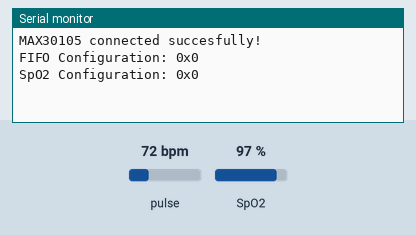
Recording of a sketch running on a simulated ESP32. Shown: the last lines printed to the serial monitor. The inputs (shaded band) are chosen by the test bench; at power-on: pulse 72 bpm, SpO2 97 %.

Above: at 1.2 s.
1.3 s: pulse set to 130 bpm
At 5.6 s:
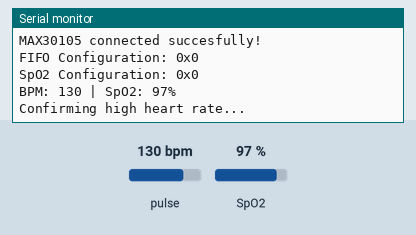
5.8 s: pulse set to 42 bpm
At 6.4 s:
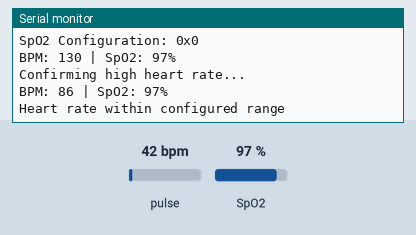
8.5 s: SpO2 set to 80 %
At 9.8 s:
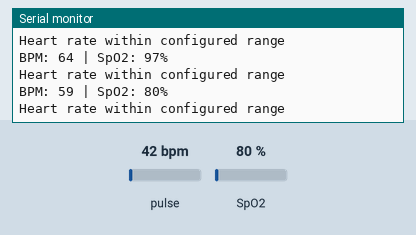
Timing chart, 0 to 11.5 s (numbered marks = the images above; inputs shaded):
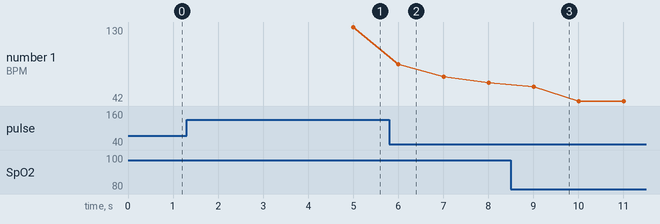

The sketch:

pulseox.ino
```cpp
// (licence header left out)
#include <Wire.h>
#include "MAX30105.h"
#include "spo2_algorithm.h"

MAX30105 particleSensor;

#define MAX_BRIGHTNESS 255


uint32_t irBuffer[100];     // IR signal array
uint32_t redBuffer[100];    // Red signal array


int32_t bufferLength; //data length
int32_t spo2; //SPO2 value
int8_t validSPO2; //indicator to show if the SPO2 calculation is valid
int32_t heartRate; //heart rate value
int8_t validHeartRate; //indicator to show if the heart rate calculation is valid

const int BPM_AVG_SIZE = 5;
int bpmReadings[BPM_AVG_SIZE];
int bpmIndex = 0;
int bpmCount = 0;

// variables to set parameters for a "valid" BPM
const int MIN_VALID_BPM = 20;
const int MAX_VALID_BPM = 200;

// Parameters to decide whether BPM is high or low
const int LOW_BPM = 40;
const int HIGH_BPM = 120;

const int WARNING_COUNT = 3;

int lowCount = 0;
int highCount = 0;


void setup()
{
  Serial.begin(115200); // initialize serial communication at 115200 bits per second:

  Wire.begin(21, 22); // ESP32: SDA = GPIO21, SCL = GPIO22
  // Initialize sensor
  if (!particleSensor.begin(Wire, I2C_SPEED_FAST)) //Use default I2C port, 400kHz speed
  {
    Serial.println(F("MAX30105 was not found. Please check wiring/power."));
    while (true)
    {
      delay(1000);
    }
  }

  Serial.println("MAX30105 connected succesfully!");


  //Configuration settings for the sensor

  byte ledBrightness = 60; //Options: 0=Off to 255=50mA
  byte sampleAverage = 4; //Options: 1, 2, 4, 8, 16, 32
  byte ledMode = 2; //Options: 1 = Red only, 2 = Red + IR, 3 = Red + IR + Green
  byte sampleRate = 100; //Options: 50, 100, 200, 400, 800, 1000, 1600, 3200
  int pulseWidth = 411; //Options: 69, 118, 215, 411
  int adcRange = 4096; //Options: 2048, 4096, 8192, 16384

  particleSensor.setup(ledBrightness, sampleAverage, ledMode, sampleRate, pulseWidth, adcRange); //Configure sensor with these settings

  Serial.print("FIFO Configuration: 0x");
  Serial.println(particleSensor.readRegister8(0x57, 0x08), HEX);

  Serial.print("SpO2 Configuration: 0x");
  Serial.println(particleSensor.readRegister8(0x57, 0x0A), HEX);
}

void loop()
{
  bufferLength = 100; //100 samples at 25 samples/sec = 4 second

  unsigned long startTime = millis();

  //read the first 100 samples, and determine the signal range
  for (byte i = 0 ; i < bufferLength ; i++)
  {
    while (particleSensor.available() == false)
    {//do we have new data?
      particleSensor.check(); //Check the sensor for new data
      delay(1); //Allows ESP32 background tasks to run
    }
    redBuffer[i] = particleSensor.getFIFORed();
    irBuffer[i] = particleSensor.getFIFOIR();
    particleSensor.nextSample(); //We're finished with this sample so move to next sample


  }


  //calculate heart rate and SpO2 after first 100 samples (first 4 seconds of samples)
  maxim_heart_rate_and_oxygen_saturation(irBuffer, bufferLength, redBuffer, &spo2, &validSPO2, &heartRate, &validHeartRate);

  //Continuously taking samples from MAX30102.  Heart rate and SpO2 are calculated every 1 second
  while (true)
  {
    //dumping the first 25 sets of samples in the memory and shift the last 75 sets of samples to the top
    for (byte i = 25; i < 100; i++)
    {
      redBuffer[i - 25] = redBuffer[i];
      irBuffer[i - 25] = irBuffer[i];
    }

    for (byte i = 75; i < 100; i++)
    {
      while (particleSensor.available() == false) //do we have new data?
      {
        particleSensor.check(); //Check the sensor for new data
        delay(1);
      }


      redBuffer[i] = particleSensor.getFIFORed();
      irBuffer[i] = particleSensor.getFIFOIR();

      particleSensor.nextSample(); //We're finished with this sample so move to next sample
    }


    //After gathering 25 new samples recalculate HR and SP02
    maxim_heart_rate_and_oxygen_saturation(irBuffer, bufferLength, redBuffer, &spo2, &validSPO2, &heartRate, &validHeartRate);

    //Print ONLY if both are valid values


    // Check whether both calculations are valid
    if (validHeartRate == 1 && validSPO2 == 1)
    {
      // Accept only BPM values from 20 to 200
      if (heartRate >= MIN_VALID_BPM &&
          heartRate <= MAX_VALID_BPM)
      {
        // Add new BPM to the 5-reading moving average
        bpmReadings[bpmIndex] = heartRate;
        bpmIndex = (bpmIndex + 1) % BPM_AVG_SIZE;

        if (bpmCount < BPM_AVG_SIZE)
        {
          bpmCount++;
        }

        long bpmSum = 0;

        for (int j = 0; j < bpmCount; j++)
        {
          bpmSum += bpmReadings[j];
        }

        int smoothBPM = bpmSum / bpmCount;

        // Display calculated BPM and SpO2
        Serial.print("BPM: ");
        Serial.print(smoothBPM);
        Serial.print(" | SpO2: ");
        Serial.print(spo2);
        Serial.println("%");

        // Check for LOW heart rate
        if (smoothBPM < LOW_BPM)
        {
          lowCount++;
          highCount = 0;

          if (lowCount >= WARNING_COUNT)
          {
            Serial.println("WARNING: LOW HEART RATE!");
          }
          else
          {
            Serial.println("Confirming low heart rate...");
          }
        }

        // Check for HIGH heart rate
        else if (smoothBPM > HIGH_BPM)
        {
          highCount++;
          lowCount = 0;

          if (highCount >= WARNING_COUNT)
          {
            Serial.println("WARNING: HIGH HEART RATE!");
          }
          else
          {
            Serial.println("Confirming high heart rate...");
          }
        }

        // Heart rate is within 40-120 BPM
        else
        {
          lowCount = 0;
          highCount = 0;

          Serial.println("Heart rate within configured range");
        }
      }
      else
      {
        // BPM outside 20-200: reject the measurement
        lowCount = 0;
        highCount = 0;
        bpmCount = 0;
        bpmIndex = 0;

      }
    }
    else
    {
      // Algorithm could not obtain valid measurements
      lowCount = 0;
      highCount = 0;
      bpmCount = 0;
      bpmIndex = 0;

      Serial.println("Reading signal...");
    }


      delay(10);
  }
  }
```

Measured:
- after the input at 1.3 s, the serial monitor: prints a new line after 3.7 s (image 1)
- after the input at 5.8 s, the serial monitor: prints a new line after 0.20 s (image 2)
- after the input at 8.5 s, the serial monitor: prints a new line after 0.50 s (image 3)
- plotted number 1: 130 → 64 after the input at 5.8 s
